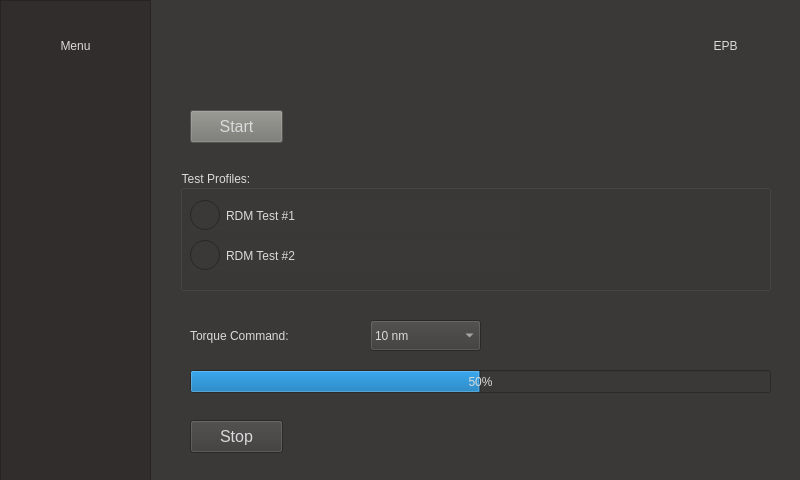
<?xml version="1.0" encoding="UTF-8"?>
<ui version="4.0">
 <class>MainWindow</class>
 <widget class="QMainWindow" name="MainWindow">
  <property name="geometry">
   <rect>
    <x>0</x>
    <y>0</y>
    <width>800</width>
    <height>480</height>
   </rect>
  </property>
  <property name="windowTitle">
   <string>MainWindow</string>
  </property>
  <property name="autoFillBackground">
   <bool>false</bool>
  </property>
  <property name="styleSheet">
   <string notr="true">QWidget {
	background-color:rgb(59, 56, 56);
	color: rgb(218, 218, 218);
	font: 12pt &quot;MS Shell Dlg 2&quot;;
}

QPushButton:flat {
	border: none;
}

QRadioButton::indicator {
	width: 30px;
	height: 30px;
}</string>
  </property>
  <widget class="QWidget" name="centralwidget">
   <widget class="QPushButton" name="start_btn">
    <property name="geometry">
     <rect>
      <x>190</x>
      <y>110</y>
      <width>93</width>
      <height>33</height>
     </rect>
    </property>
    <property name="font">
     <font>
      <pointsize>12</pointsize>
     </font>
    </property>
    <property name="styleSheet">
     <string notr="true">background-color: rgb(118, 118, 113);</string>
    </property>
    <property name="text">
     <string>Start</string>
    </property>
   </widget>
   <widget class="QComboBox" name="comboBox">
    <property name="geometry">
     <rect>
      <x>370</x>
      <y>320</y>
      <width>111</width>
      <height>31</height>
     </rect>
    </property>
    <item>
     <property name="text">
      <string>10 nm</string>
     </property>
    </item>
    <item>
     <property name="text">
      <string>50 nm</string>
     </property>
    </item>
    <item>
     <property name="text">
      <string>100 nm</string>
     </property>
    </item>
   </widget>
   <widget class="QPushButton" name="epb_btn">
    <property name="geometry">
     <rect>
      <x>660</x>
      <y>10</y>
      <width>131</width>
      <height>71</height>
     </rect>
    </property>
    <property name="text">
     <string>EPB</string>
    </property>
    <property name="icon">
     <iconset>
      <normaloff>graphics/epb_normal.png</normaloff>graphics/epb_normal.png</iconset>
    </property>
    <property name="iconSize">
     <size>
      <width>50</width>
      <height>50</height>
     </size>
    </property>
    <property name="flat">
     <bool>true</bool>
    </property>
   </widget>
   <widget class="QPushButton" name="stop_btn">
    <property name="geometry">
     <rect>
      <x>190</x>
      <y>420</y>
      <width>93</width>
      <height>33</height>
     </rect>
    </property>
    <property name="font">
     <font>
      <pointsize>12</pointsize>
     </font>
    </property>
    <property name="text">
     <string>Stop</string>
    </property>
   </widget>
   <widget class="QLabel" name="label">
    <property name="geometry">
     <rect>
      <x>190</x>
      <y>320</y>
      <width>181</width>
      <height>31</height>
     </rect>
    </property>
    <property name="text">
     <string>Torque Command:</string>
    </property>
   </widget>
   <widget class="QFrame" name="frame">
    <property name="geometry">
     <rect>
      <x>0</x>
      <y>0</y>
      <width>151</width>
      <height>491</height>
     </rect>
    </property>
    <property name="styleSheet">
     <string notr="true">background-color: rgb(50, 45, 45);</string>
    </property>
    <property name="frameShape">
     <enum>QFrame::StyledPanel</enum>
    </property>
    <property name="frameShadow">
     <enum>QFrame::Raised</enum>
    </property>
    <widget class="QPushButton" name="menu_btn">
     <property name="geometry">
      <rect>
       <x>10</x>
       <y>10</y>
       <width>131</width>
       <height>71</height>
      </rect>
     </property>
     <property name="text">
      <string>Menu</string>
     </property>
     <property name="icon">
      <iconset>
       <normaloff>graphics/menu_normal.png</normaloff>graphics/menu_normal.png</iconset>
     </property>
     <property name="iconSize">
      <size>
       <width>50</width>
       <height>50</height>
      </size>
     </property>
     <property name="flat">
      <bool>true</bool>
     </property>
    </widget>
   </widget>
   <widget class="QGroupBox" name="groupBox">
    <property name="geometry">
     <rect>
      <x>180</x>
      <y>170</y>
      <width>591</width>
      <height>121</height>
     </rect>
    </property>
    <property name="title">
     <string>Test Profiles:</string>
    </property>
    <widget class="QRadioButton" name="radioButton_2">
     <property name="geometry">
      <rect>
       <x>10</x>
       <y>70</y>
       <width>331</width>
       <height>31</height>
      </rect>
     </property>
     <property name="text">
      <string>RDM Test #2</string>
     </property>
    </widget>
    <widget class="QRadioButton" name="radioButton">
     <property name="geometry">
      <rect>
       <x>10</x>
       <y>30</y>
       <width>331</width>
       <height>31</height>
      </rect>
     </property>
     <property name="text">
      <string>RDM Test #1</string>
     </property>
    </widget>
   </widget>
   <widget class="QProgressBar" name="progressBar">
    <property name="geometry">
     <rect>
      <x>190</x>
      <y>370</y>
      <width>581</width>
      <height>23</height>
     </rect>
    </property>
    <property name="value">
     <number>50</number>
    </property>
   </widget>
   <zorder>groupBox</zorder>
   <zorder>frame</zorder>
   <zorder>start_btn</zorder>
   <zorder>comboBox</zorder>
   <zorder>epb_btn</zorder>
   <zorder>stop_btn</zorder>
   <zorder>label</zorder>
   <zorder>progressBar</zorder>
  </widget>
 </widget>
 <resources/>
 <connections/>
</ui>
